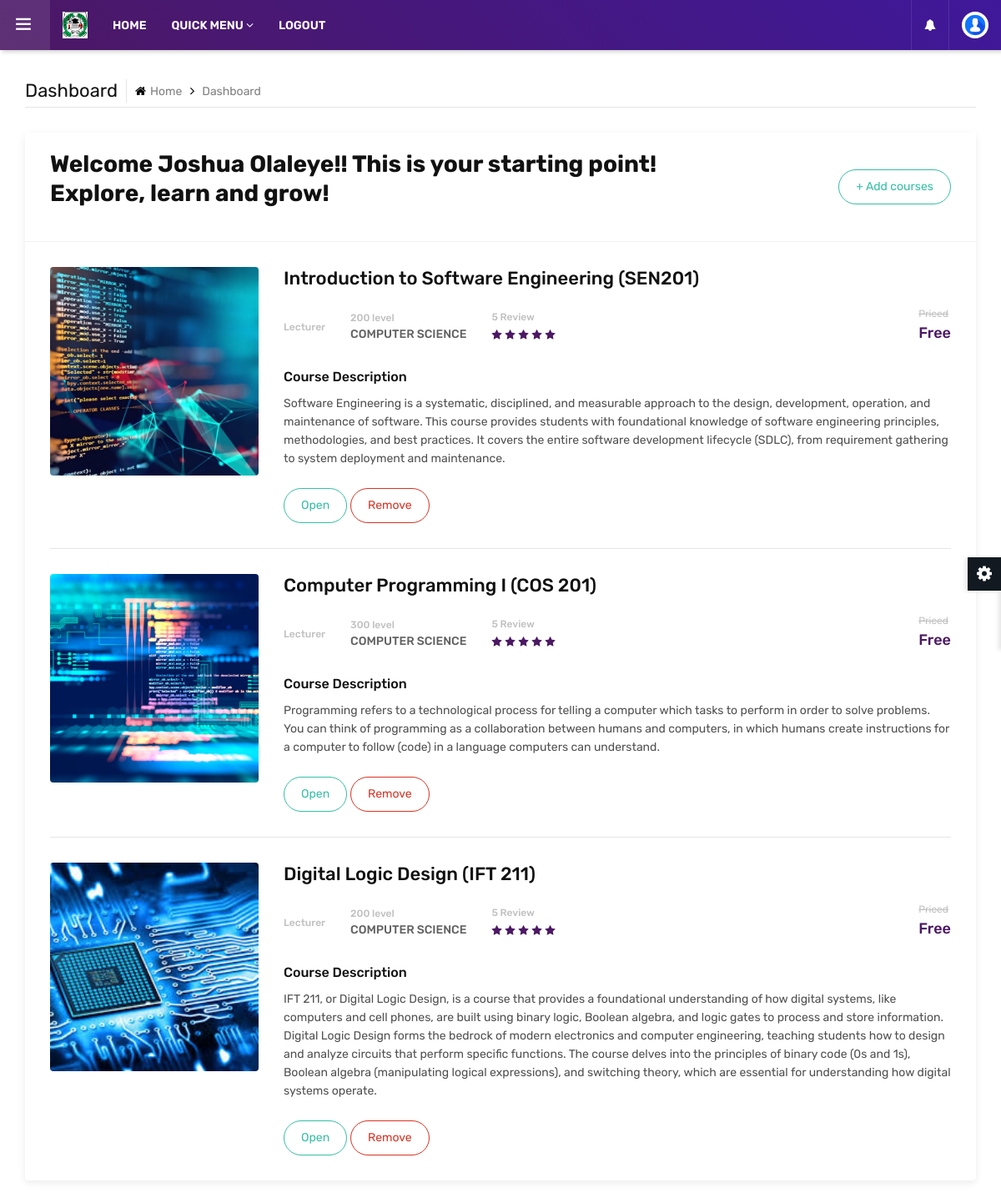
Before: /dashboard/ (signed in) with the older database file.
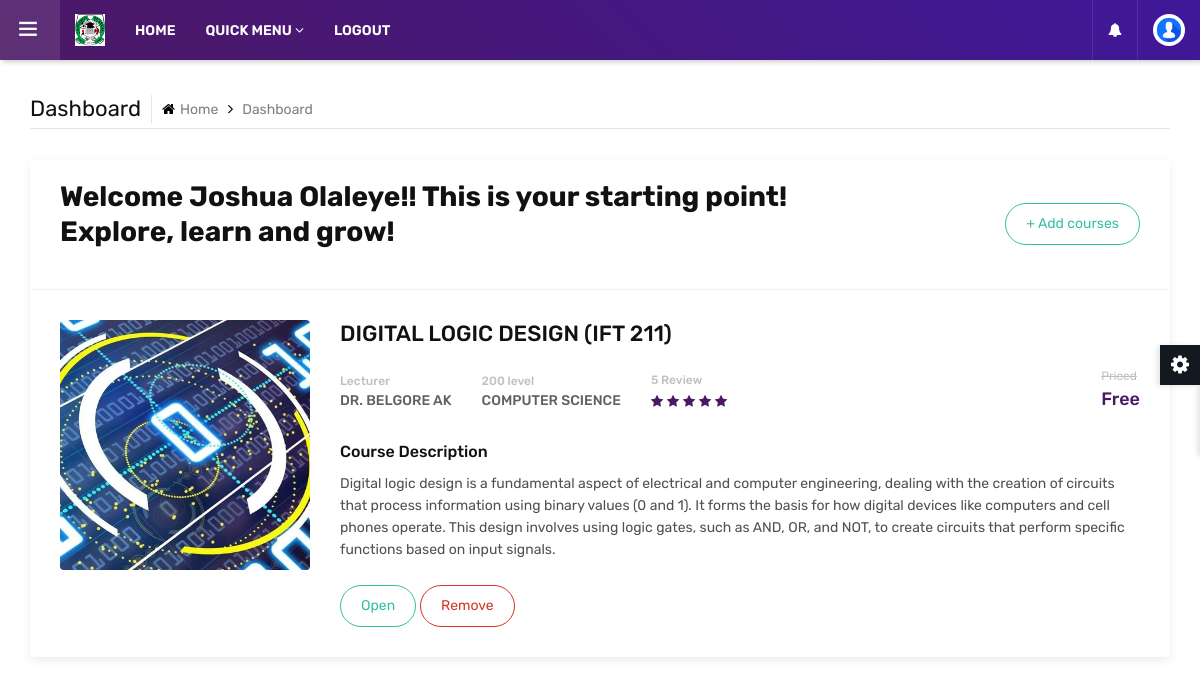
After: the same page with the newer database file.
### dashboard/models.py (models this page shows, shortened)
class UserCourse(models.Model):
    user_profile = models.ForeignKey('accounts.UserProfile', on_delete=models.CASCADE)
    course = models.ForeignKey(Course, on_delete=models.CASCADE)
    added_at = models.DateTimeField(auto_now_add=True)
    class Meta:
        unique_together = ('user_profile', 'course')  # Ensure a user can't add the same course twice

class Course(models.Model):
    LEVEL_CHOICES = [
        ('100', '100 Level'),
        ('200', '200 Level'),
        ('300', '300 Level'),
        ('400', '400 Level'),
        ('500', '500 Level'),
        ('600', '600 Level'),
    ]
    thumbnail = models.ImageField(upload_to='course_thumbnails/', blank=True, null=True)
    title = models.CharField(max_length=200)
    lecturer = models.ForeignKey(
        settings.AUTH_USER_MODEL,
        on_delete=models.SET_NULL,
        null=True,
        limit_choices_to={'userprofile__role': 'LECTURER'},
        related_name='courses_taught'
    )
    level = models.CharField(max_length=50, choices=LEVEL_CHOICES)
    department = models.CharField(max_length=100)
    description = models.TextField()
    document_link = models.URLField(blank=True, null=True)

### dashboard/views.py (the view)
# urls.py: path('', views.dashb, name='dashb'),  # This matches the 'dashb' name used in redirects
@login_required
@role_required('STUDENT', 'VISITOR')
def dashb(request):
    if not request.user.is_authenticated:
        return redirect('/accounts/login/')  # Redirect to login page if not authenticated
    try:
        user_profile = UserProfile.objects.get(user=request.user)
    except ObjectDoesNotExist:
        user_profile = UserProfile.objects.create(user=request.user, matric="", phonenumber="", description="")
    all_courses = Course.objects.all()
    personalized_courses = user_profile.get_personalized_courses()
    context = {
        'all_courses': all_courses,
        'personalized_courses': personalized_courses,
    }
    return render(request, 'dashboard/courses.html', context)

### accounts/context_processors.py (called while the page is built)
def user_role(request):
    context = {}
    if request.user.is_authenticated:
        try:
            profile = request.user.userprofile
            context.update({
                'user_role': profile.role,
                'is_student': profile.role == 'STUDENT',
                'is_lecturer': profile.role == 'LECTURER',
                'is_visitor': profile.role == 'VISITOR',
                'is_admin': profile.role == 'ADMIN'
            })
        except UserProfile.DoesNotExist:
            pass
    return context

### accounts/models.py (called while the page is built)
    def get_personalized_courses(self):
        from dashboard.models import UserCourse
        return UserCourse.objects.filter(user_profile=self).select_related('course')

### dashboard/templates/dashboard/courses.html (shortened to what the changed rows need)
{% load static %}
<!DOCTYPE html>
<html lang="en">
<head>
    <link rel="stylesheet" type="text/css" href="{% static 'assets/css/assets.css' %}">
    <link rel="stylesheet" type="text/css" href="{% static 'assets/vendors/calendar/fullcalendar.css' %}">
    <link rel="stylesheet" type="text/css" href="{% static 'assets/css/typography.css' %}">
    <link rel="stylesheet" type="text/css" href="{% static 'assets/css/shortcodes/shortcodes.css' %}">
    <link rel="stylesheet" type="text/css" href="{% static 'assets/css/style.css' %}">
    <link rel="stylesheet" type="text/css" href="{% static 'assets/css/dashboard.css' %}">
    <link class="skin" rel="stylesheet" type="text/css" href="{% static 'assets/css/color/color-1.css' %}">
</head>
<body class="ttr-opened-sidebar ttr-pinned-sidebar">
    <main class="ttr-wrapper">
        <div class="container-fluid">
            <div class="row">
<div class="col-lg-12 m-b30">
    <div class="widget-box">
        <div class="widget-inner">
            {% for user_course in personalized_courses %}
            <div class="card-courses-list admin-courses">
                <div class="card-courses-media">
                    <img src="{{ user_course.course.thumbnail.url }}" alt="{{ user_course.course.title }}"/>
                </div>
                <div class="card-courses-full-dec">
                    <div class="card-courses-title">
                        <h4>{{ user_course.course.title }}</h4>
                    </div>
                    <div class="card-courses-list-bx">
                        <ul class="card-courses-view">
                            <li class="card-courses-user">
                                <div class="card-courses-user-info">
                                    <h5>Lecturer</h5>
                                    <h4>{{ user_course.course.lecturer.get_full_name }}</h4>
                                </div>
                            </li>
                            <li class="card-courses-categories">
                                <h5>{{ user_course.course.level }} level</h5>
                                <h4>{{ user_course.course.department }}</h4>
                            </li>
                            <li class="card-courses-review">
                                <h5>5 Review</h5>
                                <ul class="cours-star">
                                    <li class="active"><i class="fa fa-star"></i></li>
                                    <li class="active"><i class="fa fa-star"></i></li>
                                    <li class="active"><i class="fa fa-star"></i></li>
                                    <li class="active"><i class="fa fa-star"></i></li>
                                    <li class="active"><i class="fa fa-star"></i></li>
                                </ul>
                            </li>
                            <li class="card-courses-price">
                                <del>Priced</del>
                                <h5 class="text-primary">Free</h5>
                            </li>
                        </ul>
                    </div>
                    <div class="row card-courses-dec">
                        <div class="col-md-12">
                            <h6 class="m-b10">Course Description</h6>
                            <p>{{ user_course.course.description }}</p>
                        </div>
                        <div class="col-md-12">
                            <a href="{{ user_course.course.document_link }}" class="btn green radius-xl outline" target="_blank">Open</a>
                            <a href="{% url 'remove_course' user_course.id %}" class="btn red outline radius-xl" onclick="return confirm('Are you sure you want to remove this course?');">Remove</a>
                        </div>
                    </div>
                </div>
            </div>
            {% endfor %}
        </div>
    </div>
</div>
            </div>
        </div>
    </main>
</body>
</html>

Changed rows visible on the page:
removed UserCourse: course.thumbnail (picture), course "Introduction to Software Engineering (SEN201)", course.level "200", course.department "COMPUTER SCIENCE", course.description "Software Engineering is a systematic, disciplined, and measurable approach to the design, development, operation, and maintenance of software. This course provides students with foundational knowledge of software engineering principles, methodologies, and best practices. It covers the entire software development lifecycle (SDLC), from requirement gathering to system deployment and maintenance."
removed UserCourse: course.thumbnail (picture), course "Computer Programming I (COS 201)", course.level "300", course.department "COMPUTER SCIENCE", course.description "Programming refers to a technological process for telling a computer which tasks to perform in order to solve problems. You can think of programming as a collaboration between humans and computers, in which humans create instructions for a computer to follow (code) in a language computers can understand."
removed UserCourse: course.thumbnail (picture), course "Digital Logic Design (IFT 211)", course.level "200", course.department "COMPUTER SCIENCE", course.description "IFT 211, or Digital Logic Design, is a course that provides a foundational understanding of how digital systems, like computers and cell phones, are built using binary logic, Boolean algebra, and logic gates to process and store information. Digital Logic Design forms the bedrock of modern electronics and computer engineering, teaching students how to design and analyze circuits that perform specific functions. The course delves into the principles of binary code (0s and 1s), Boolean algebra (manipulating logical expressions), and switching theory, which are essential for understanding how digital systems operate."
added UserCourse: course.thumbnail (picture), course "DIGITAL LOGIC DESIGN (IFT 211)", course.lecturer.get_full_name "DR. BELGORE AK", course.level "200", course.department "COMPUTER SCIENCE", course.description "Digital logic design is a fundamental aspect of electrical and computer engineering, dealing with the creation of circuits that process information using binary values (0 and 1). It forms the basis for how digital devices like computers and cell phones operate. This design involves using logic gates, such as AND, OR, and NOT, to create circuits that perform specific functions based on input signals."
